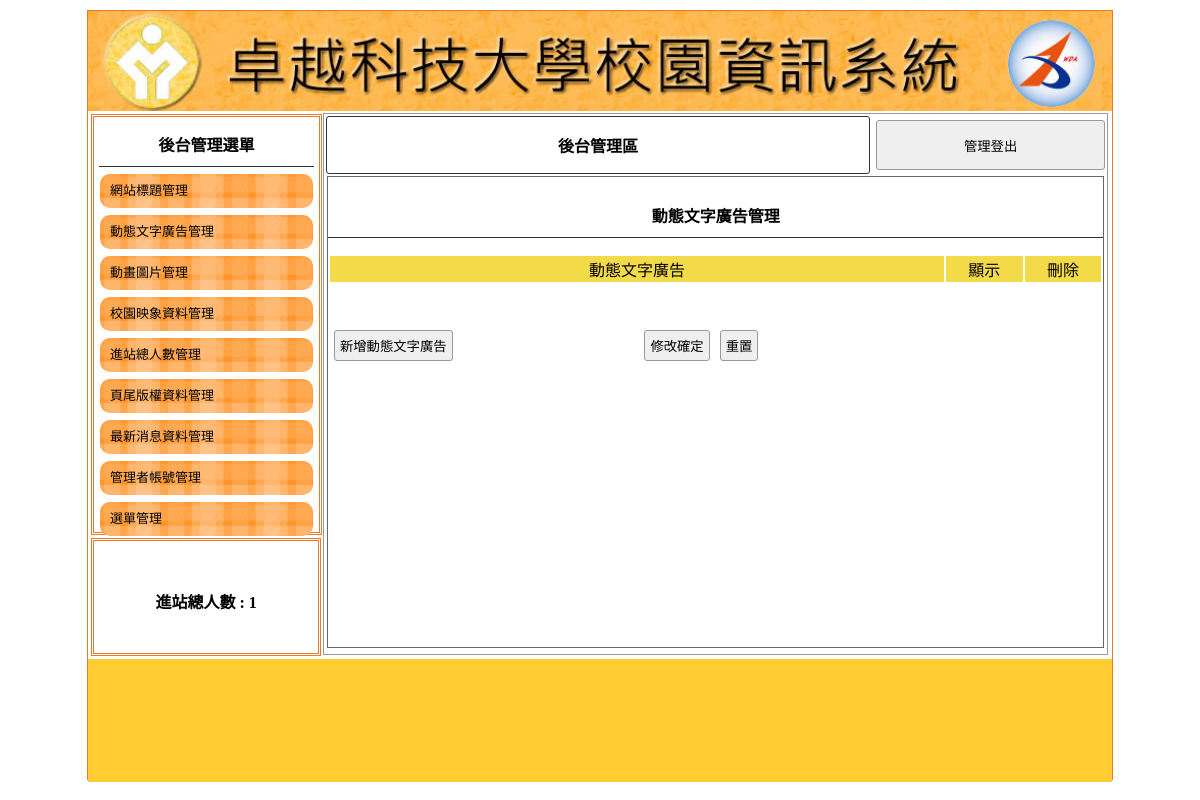
The app's page /back.php?do=ad, older data.
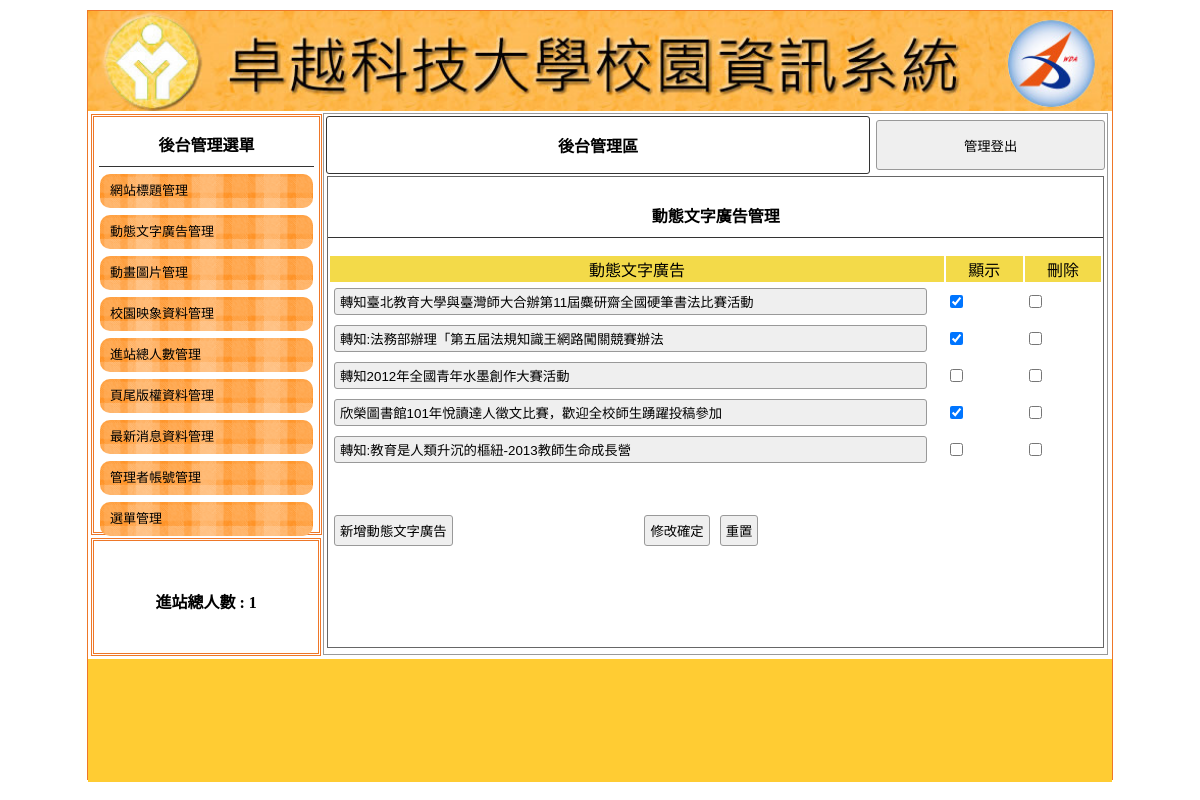
The same page, newer data.
### tables this page shows
CREATE TABLE `title` (
  `id` int(10) UNSIGNED NOT NULL,
  `text` text NOT NULL,
  `img` text NOT NULL,
  `sh` int(1) UNSIGNED NOT NULL
);

CREATE TABLE `ad` (
  `id` int(10) UNSIGNED NOT NULL,
  `text` text NOT NULL,
  `sh` int(1) UNSIGNED NOT NULL
);

### api/db.php (called while the page is built, shortened)
<?php
class DB
{
    protected $dsn = "mysql:host=localhost;charset=utf8;dbname=db11";
    protected $pdo;
    protected $table;
    function __construct($table)
    {
        $this->table = $table;
        $this->pdo = new PDO($this->dsn, 'root', '');
    }
    function all(...$arg)
    {
        $sql = " SELECT * FROM `$this->table` ";
        return $this->pdo->query($sql)->fetchAll(PDO::FETCH_ASSOC);
    }
    function find($id)
    {
        $sql = " SELECT * FROM `$this->table` ";
        if (is_array($id)) {
            $where = $this->array2sql($id);
            $sql .= " WHERE " . join(" AND ", $where);
        } else {
            $sql .= " WHERE `id`='$id' ";
        }
        return $this->pdo->query($sql)->fetch(PDO::FETCH_ASSOC);
    }
    private function array2sql($array){
        $tmp=[];
        foreach($array as $key => $value){
            $tmp[]="`$key`='$value'";
        }
        return $tmp;
    }
}
$Title=new DB('title');
$Ad=new DB('ad');

### back/ad.php (the view)
<div style="width:99%; height:87%; margin:auto; overflow:auto; border:#666 1px solid;">
    <p class="t cent botli">動態文字廣告管理</p>
    <form method="post" target="" action="./api/edit.php?table=<?= $do; ?>">
        <table width="100%">
            <tbody>
                <tr class="yel">
                    <td width="80%">動態文字廣告</td>
                    <td width="10%">顯示</td>
                    <td width="10%">刪除</td>
                </tr>
                <?php
                $rows = $Ad->all();
                foreach ($rows as $row):
                ?>
                <tr>
                    <td width="80%">
                        <input type="text" name="text[<?= $row['id']; ?>]" value="<?= $row['text']; ?>" style="width: 95%">
                    </td>
                    <td width="10%">
                        <input type="checkbox" name="sh[]" value="<?= $row['id']; ?>" <?= ($row['sh'] == 1) ? "checked" : ""; ?>>
                    </td>
                    <td width="10%">
                        <input type="checkbox" name="del[]" value="<?= $row['id']; ?>">
                    </td>
                </tr>
                <?php
                endforeach;
                ?>
            </tbody>
        </table>
        <table style="margin-top:40px; width:70%;">
            <tbody>
                <tr>
                    <td width="200px">
                        <input type="button" onclick="op('#cover','#cvr','./modal/<?= $do; ?>.php?table=<?= $do; ?>')" value="新增動態文字廣告">
                    </td>
                    <td class="cent">
                        <input type="submit" value="修改確定">
                        <input type="reset" value="重置">
                    </td>
                </tr>
            </tbody>
        </table>
    </form>
</div>

### back.php (shortened to what this page needs)
<?php
include_once "./api/db.php";
?>
<!DOCTYPE html PUBLIC "-//W3C//DTD XHTML 1.0 Transitional//EN" "http://www.w3.org/TR/xhtml1/DTD/xhtml1-transitional.dtd">
<html xmlns="http://www.w3.org/1999/xhtml">
<head>
	<link href="./css/css.css" rel="stylesheet" type="text/css">
</head>
<body>
	<div id="main">
		<?php
		$title=$Title->find(['sh'=>1]);
		?>
		<a title="<?= $title['text']; ?>" href="index.php">
			<div class="ti" style="background:url('upload/<?= $title['img']; ?>'); background-size:cover;"></div>
		</a>
		<div id="ms">
			<div id="lf" style="float:left;">
				<div id="menuput" class="dbor">
					<span class="t botli">後台管理選單</span>
					<a style="color:#000; font-size:13px; text-decoration:none;" href="?do=title">
						<div class="mainmu">
							網站標題管理 </div>
					</a>
					<a style="color:#000; font-size:13px; text-decoration:none;" href="?do=ad">
						<div class="mainmu">
							動態文字廣告管理 </div>
					</a>
					<a style="color:#000; font-size:13px; text-decoration:none;" href="?do=mvim">
						<div class="mainmu">
							動畫圖片管理 </div>
					</a>
					<a style="color:#000; font-size:13px; text-decoration:none;" href="?do=image">
						<div class="mainmu">
							校園映象資料管理 </div>
					</a>
					<a style="color:#000; font-size:13px; text-decoration:none;" href="?do=total">
						<div class="mainmu">
							進站總人數管理 </div>
					</a>
					<a style="color:#000; font-size:13px; text-decoration:none;" href="?do=bottom">
						<div class="mainmu">
							頁尾版權資料管理 </div>
					</a>
					<a style="color:#000; font-size:13px; text-decoration:none;" href="?do=news">
						<div class="mainmu">
							最新消息資料管理 </div>
					</a>
					<a style="color:#000; font-size:13px; text-decoration:none;" href="?do=admin">
						<div class="mainmu">
							管理者帳號管理 </div>
					</a>
					<a style="color:#000; font-size:13px; text-decoration:none;" href="?do=menu">
						<div class="mainmu">
							選單管理 </div>
					</a>
				</div>
				<div class="dbor" style="margin:3px; width:95%; height:20%; line-height:100px;">
					<span class="t">進站總人數 :
						1 </span>
				</div>
			</div>
			<div class="di" style="height:540px; border:#999 1px solid; width:76.5%; margin:2px 0px 0px 0px; float:left; position:relative; left:20px;">
				<table width="100%">
					<tbody>
						<tr>
							<td style="width:70%;font-weight:800; border:#333 1px solid; border-radius:3px;" class="cent"><a href="?do=admin" style="color:#000; text-decoration:none;">後台管理區</a></td>
							<td><button onclick="document.cookie='user=';location.replace('?')" style="width:99%; margin-right:2px; height:50px;">管理登出</button></td>
						</tr>
					</tbody>
				</table>
				<?php
				$do = $_GET['do'] ?? 'title';
				$file = "./back/" . $do . ".php";
				if (file_exists($file)) {
					include $file;
				} else {
					include "./back/title.php";
				}
				?>
			</div>
		</div>
		<div style="width:1024px; left:0px; position:relative; background:#FC3; margin-top:4px; height:123px; display:block;">
			<span class="t" style="line-height:123px;"></span>
		</div>
	</div>
</body>
</html>

### css/css.css (style rules this page uses)
body { padding: 0px; margin: 0px; }
#main { width: 1024px; height: 768px; margin: 10px auto 10px auto; border: #EE7728 1px solid; position: relative; }
.ti { width: 100%; height: 100px; position: relative; background-size: cover; background-repeat: no-repeat; }
.dbor { border: #EE7728 double 3px; margin: 1px; padding: 2px 10px 2px 10px; }
.t { font-weight: 800; display: block; text-align: center; padding: 10px 1px 10px 1px; }
.botli { border-bottom: #333 1px solid; }
.mainmu { position: relative; border-radius: 10px; background: url(../icon/menu.fw.png) center no-repeat; background-size: cover; line-height: 30px; padding: 2px 10px 2px 10px; margin: 7px 1px 7px 1px; }
#lf { height: 540px; width: 21%; display: inline-block; }
#menuput { width: 100%; height: 75%; position: relative; padding: 5px; display: block; margin: 3px; }
.di { display: inline-block; }
.cent { text-align: center; }
input, button { border: #999 1px solid; border-radius: 3px; background: #EFEFEF; padding: 5px; margin: 3px; }
input[type=text], input[type=password] { width: 150px; }
.yel td { background: #F3DA49; text-align: center; }

Row changes from the older to the newer data that the page shows:
added ad: text "轉知臺北教育大學與臺灣師大合辦第11屆麋研齋全國硬筆書法比賽活動", sh "☑"
added ad: text "轉知:法務部辦理「第五屆法規知識王網路闖關競賽辦法", sh "☑"
added ad: text "轉知2012年全國青年水墨創作大賽活動"
added ad: text "欣榮圖書館101年悅讀達人徵文比賽，歡迎全校師生踴躍投稿參加", sh "☑"
added ad: text "轉知:教育是人類升沉的樞紐-2013教師生命成長營"
